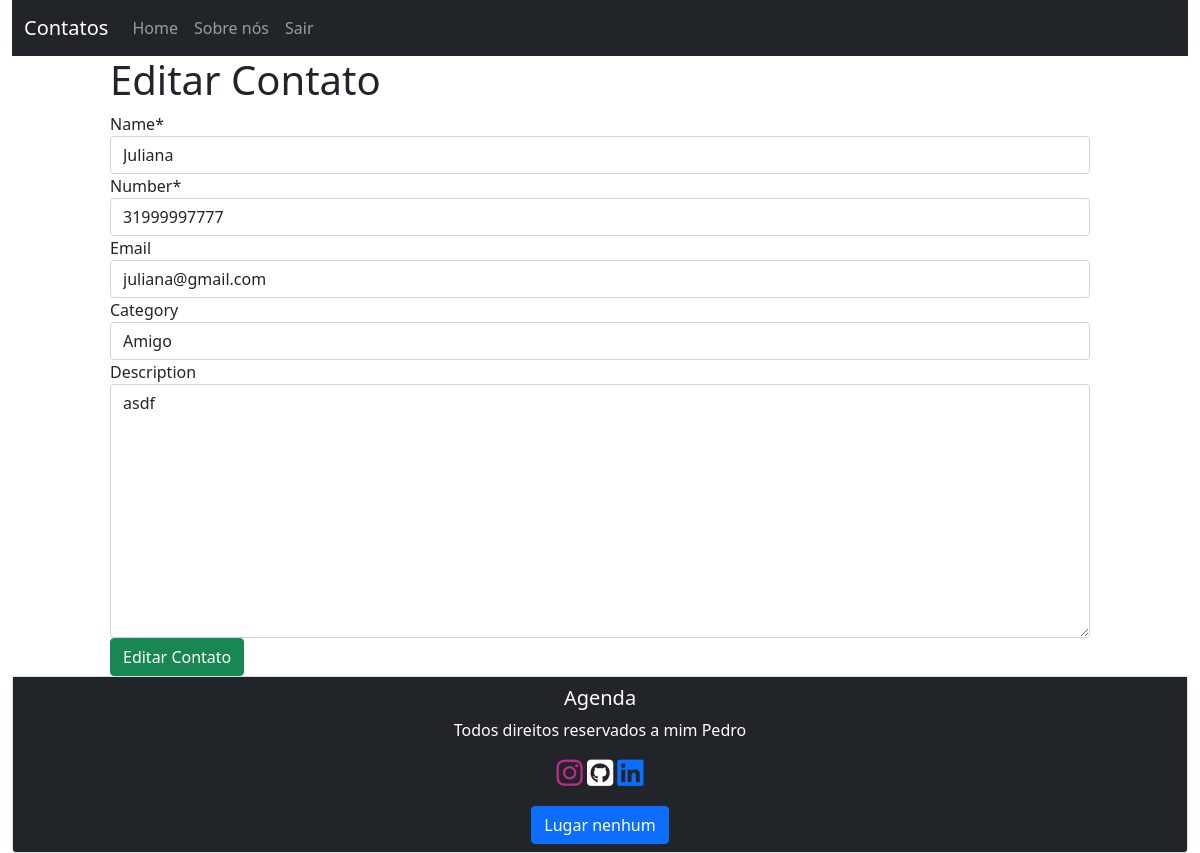
The page /edit/13 (signed in) on the database its author committed.
### contacts/models.py (models this page shows, shortened)
class Contact(models.Model):
    name = models.CharField(max_length=100)
    number = models.IntegerField()
    email = models.CharField(max_length=70, blank=True)
    creation_data = models.DateTimeField(default=timezone.now)
    description = models.TextField(blank=True)
    category = models.CharField(max_length=100, blank=True)
    user = models.ForeignKey(get_user_model(), on_delete=models.CASCADE)

### contacts/views.py (the view)
# urls.py: path('edit/<int:id>', views.editContact, name='edit-contact'),
@login_required
def editContact(request, id):
    contact = get_object_or_404(Contact, pk=id)
    form = ContactForm(instance=contact)
    if request.method == 'POST':
        form = ContactForm(request.POST, instance=contact)
        if form.is_valid():
            contact.save()
            messages.info(request, 'Contato editado com sucesso.')
            return redirect('/')
        else:
            return render(request, 'contacts/editcontact.html', {'form': form, 'contact': contact})
    else:
        return render(request, 'contacts/editcontact.html', {'form': form, 'contact': contact})

### contacts/forms.py
class ContactForm(forms.ModelForm):
    class Meta:
        model = Contact
        fields = ('name', 'number', 'email', 'category', 'description')

### contacts/templates/contacts/editcontact.html (shortened to what this page needs)
{% extends 'base.html' %}
{% load crispy_forms_tags %}
{% block content %}
    <div class="offset-1 col-10 list-div">
        <h1>Editar Contato {{contact.contact_name}}</h1>
        <form method="POST">
            {{ form|crispy }}
            <input type="submit" class="btn btn-success" value="Editar Contato">
        </form>
    </div>
{% endblock %}

### rows shown on the page
Contact: name "Juliana", number "31999997777", email "juliana@gmail.com", category "Amigo", description "asdf"
